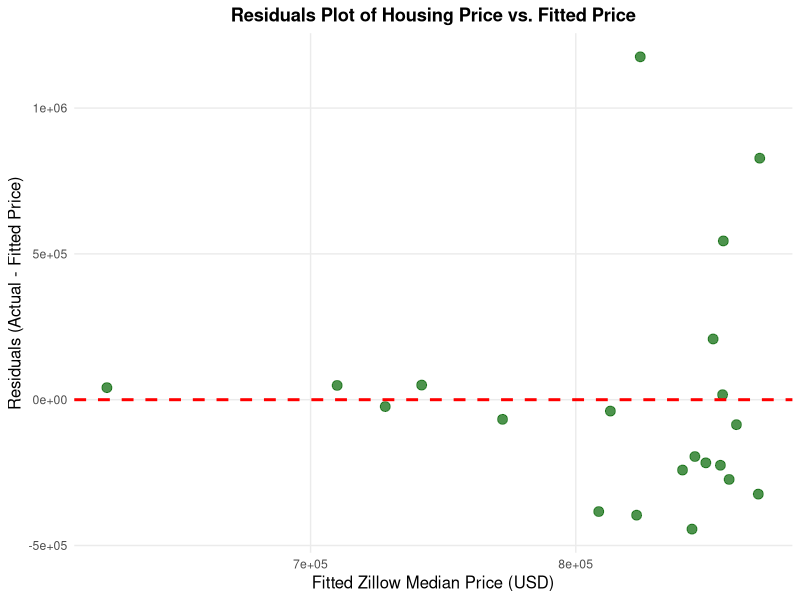

Recreate this plot in R.
library(ggplot2)

# Load the data
merged_data <- read.csv("merged.csv")

# 1. Fit the linear model
model <- lm(zillow_median_price ~ airbnb_count, data = merged_data)

# 2. Extract residuals and fitted values, and combine them into a dataframe
plot_data <- data.frame(
  Fitted_Price = fitted(model),
  Residuals = resid(model)
)

# ===============================================================
# 3. Create the Residuals Plot using ggplot2
# ===============================================================
residual_plot_ggplot <- ggplot(plot_data, aes(x = Fitted_Price, y = Residuals)) +
  
  # Scatterplot (replicates pch=19, col="darkgreen")
  geom_point(color = "darkgreen", size = 3, alpha = 0.7) +
  
  # Add the horizontal line at 0 (replicates abline(h=0))
  geom_hline(yintercept = 0, color = "red", linetype = "dashed", linewidth = 1) +
  
  # Titles and Labels
  labs(
    title = "Residuals Plot of Housing Price vs. Fitted Price",
    x = "Fitted Zillow Median Price (USD)",
    y = "Residuals (Actual - Fitted Price)"
  ) +
  
  theme_minimal() +
  theme(
    plot.title = element_text(hjust = 0.5, face = "bold"),
    axis.title = element_text(size = 12),
    panel.grid.minor = element_blank()
  )

# 4. Save the plot using ggsave (This will now work correctly!)
ggsave("Question 1 Residuals.png", 
       plot = residual_plot_ggplot, 
       width = 8, 
       height = 6, 
       units = "in", 
       dpi = 300)